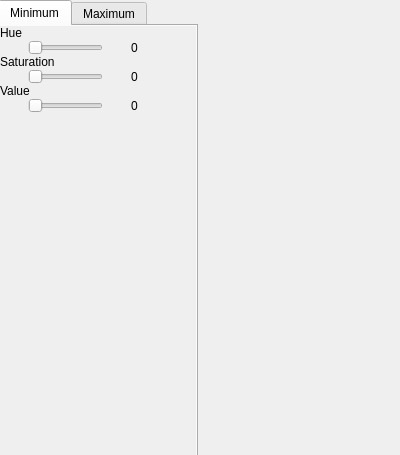
<?xml version="1.0" encoding="UTF-8"?>
<ui version="4.0">
 <class>GradientColorDialog</class>
 <widget class="QDialog" name="GradientColorDialog">
  <property name="geometry">
   <rect>
    <x>0</x>
    <y>0</y>
    <width>400</width>
    <height>455</height>
   </rect>
  </property>
  <property name="windowTitle">
   <string>Dialog</string>
  </property>
  <property name="sizeGripEnabled">
   <bool>false</bool>
  </property>
  <property name="modal">
   <bool>false</bool>
  </property>
  <widget class="QTabWidget" name="tabWidget">
   <property name="geometry">
    <rect>
     <x>-2</x>
     <y>0</y>
     <width>200</width>
     <height>500</height>
    </rect>
   </property>
   <property name="currentIndex">
    <number>0</number>
   </property>
   <widget class="QWidget" name="tab">
    <attribute name="title">
     <string>Minimum</string>
    </attribute>
    <widget class="QScrollArea" name="scrollArea">
     <property name="geometry">
      <rect>
       <x>0</x>
       <y>0</y>
       <width>200</width>
       <height>500</height>
      </rect>
     </property>
     <property name="maximumSize">
      <size>
       <width>200</width>
       <height>16777215</height>
      </size>
     </property>
     <property name="frameShape">
      <enum>QFrame::NoFrame</enum>
     </property>
     <property name="frameShadow">
      <enum>QFrame::Plain</enum>
     </property>
     <property name="widgetResizable">
      <bool>true</bool>
     </property>
     <widget class="QWidget" name="scrollAreaWidgetContents_2">
      <property name="geometry">
       <rect>
        <x>0</x>
        <y>0</y>
        <width>200</width>
        <height>500</height>
       </rect>
      </property>
      <property name="sizePolicy">
       <sizepolicy hsizetype="Expanding" vsizetype="Expanding">
        <horstretch>0</horstretch>
        <verstretch>0</verstretch>
       </sizepolicy>
      </property>
      <widget class="QWidget" name="verticalLayoutWidget_2">
       <property name="geometry">
        <rect>
         <x>0</x>
         <y>0</y>
         <width>211</width>
         <height>436</height>
        </rect>
       </property>
       <layout class="QVBoxLayout" name="verticalLayout_2">
        <property name="spacing">
         <number>0</number>
        </property>
        <item>
         <layout class="QGridLayout" name="gridLayout_3">
          <property name="rightMargin">
           <number>10</number>
          </property>
          <property name="spacing">
           <number>0</number>
          </property>
          <item row="2" column="0">
           <widget class="QLabel" name="label_5">
            <property name="text">
             <string>Saturation</string>
            </property>
           </widget>
          </item>
          <item row="1" column="0">
           <layout class="QHBoxLayout" name="horizontalLayout_4">
            <property name="spacing">
             <number>0</number>
            </property>
            <item>
             <widget class="QSlider" name="_hueSlider_min">
              <property name="sizePolicy">
               <sizepolicy hsizetype="Minimum" vsizetype="Fixed">
                <horstretch>0</horstretch>
                <verstretch>0</verstretch>
               </sizepolicy>
              </property>
              <property name="maximumSize">
               <size>
                <width>75</width>
                <height>16777215</height>
               </size>
              </property>
              <property name="maximum">
               <number>360</number>
              </property>
              <property name="orientation">
               <enum>Qt::Horizontal</enum>
              </property>
             </widget>
            </item>
            <item>
             <widget class="QLabel" name="_hueValue_min">
              <property name="sizePolicy">
               <sizepolicy hsizetype="Minimum" vsizetype="Minimum">
                <horstretch>0</horstretch>
                <verstretch>0</verstretch>
               </sizepolicy>
              </property>
              <property name="maximumSize">
               <size>
                <width>40</width>
                <height>16777215</height>
               </size>
              </property>
              <property name="text">
               <string>0</string>
              </property>
             </widget>
            </item>
           </layout>
          </item>
          <item row="3" column="0">
           <layout class="QHBoxLayout" name="horizontalLayout_5">
            <property name="spacing">
             <number>0</number>
            </property>
            <item>
             <widget class="QSlider" name="_saturationSlider_min">
              <property name="sizePolicy">
               <sizepolicy hsizetype="Minimum" vsizetype="Fixed">
                <horstretch>0</horstretch>
                <verstretch>0</verstretch>
               </sizepolicy>
              </property>
              <property name="maximumSize">
               <size>
                <width>75</width>
                <height>16777215</height>
               </size>
              </property>
              <property name="maximum">
               <number>255</number>
              </property>
              <property name="orientation">
               <enum>Qt::Horizontal</enum>
              </property>
             </widget>
            </item>
            <item>
             <widget class="QLabel" name="_saturationValue_min">
              <property name="sizePolicy">
               <sizepolicy hsizetype="Minimum" vsizetype="Minimum">
                <horstretch>0</horstretch>
                <verstretch>0</verstretch>
               </sizepolicy>
              </property>
              <property name="maximumSize">
               <size>
                <width>40</width>
                <height>16777215</height>
               </size>
              </property>
              <property name="text">
               <string>0</string>
              </property>
             </widget>
            </item>
           </layout>
          </item>
          <item row="4" column="0">
           <widget class="QLabel" name="label_6">
            <property name="text">
             <string>Value</string>
            </property>
           </widget>
          </item>
          <item row="6" column="0">
           <widget class="QFrame" name="_colorFrame_min">
            <property name="sizePolicy">
             <sizepolicy hsizetype="Expanding" vsizetype="Expanding">
              <horstretch>0</horstretch>
              <verstretch>0</verstretch>
             </sizepolicy>
            </property>
            <property name="minimumSize">
             <size>
              <width>25</width>
              <height>300</height>
             </size>
            </property>
            <property name="maximumSize">
             <size>
              <width>200</width>
              <height>16777215</height>
             </size>
            </property>
            <property name="autoFillBackground">
             <bool>true</bool>
            </property>
            <property name="frameShape">
             <enum>QFrame::NoFrame</enum>
            </property>
            <property name="frameShadow">
             <enum>QFrame::Plain</enum>
            </property>
           </widget>
          </item>
          <item row="5" column="0">
           <layout class="QHBoxLayout" name="horizontalLayout_6">
            <property name="spacing">
             <number>0</number>
            </property>
            <property name="bottomMargin">
             <number>7</number>
            </property>
            <item>
             <widget class="QSlider" name="_valueSlider_min">
              <property name="sizePolicy">
               <sizepolicy hsizetype="Minimum" vsizetype="Fixed">
                <horstretch>0</horstretch>
                <verstretch>0</verstretch>
               </sizepolicy>
              </property>
              <property name="maximumSize">
               <size>
                <width>75</width>
                <height>16777215</height>
               </size>
              </property>
              <property name="maximum">
               <number>255</number>
              </property>
              <property name="orientation">
               <enum>Qt::Horizontal</enum>
              </property>
             </widget>
            </item>
            <item>
             <widget class="QLabel" name="_valueValue_min">
              <property name="sizePolicy">
               <sizepolicy hsizetype="Minimum" vsizetype="Minimum">
                <horstretch>0</horstretch>
                <verstretch>0</verstretch>
               </sizepolicy>
              </property>
              <property name="maximumSize">
               <size>
                <width>40</width>
                <height>16777215</height>
               </size>
              </property>
              <property name="text">
               <string>0</string>
              </property>
             </widget>
            </item>
           </layout>
          </item>
          <item row="0" column="0">
           <widget class="QLabel" name="label_4">
            <property name="text">
             <string>Hue</string>
            </property>
           </widget>
          </item>
         </layout>
        </item>
       </layout>
      </widget>
     </widget>
    </widget>
   </widget>
   <widget class="QWidget" name="tab_2">
    <attribute name="title">
     <string>Maximum</string>
    </attribute>
    <widget class="QScrollArea" name="scrollArea_2">
     <property name="geometry">
      <rect>
       <x>0</x>
       <y>0</y>
       <width>200</width>
       <height>500</height>
      </rect>
     </property>
     <property name="maximumSize">
      <size>
       <width>200</width>
       <height>16777215</height>
      </size>
     </property>
     <property name="frameShape">
      <enum>QFrame::NoFrame</enum>
     </property>
     <property name="frameShadow">
      <enum>QFrame::Plain</enum>
     </property>
     <property name="widgetResizable">
      <bool>true</bool>
     </property>
     <widget class="QWidget" name="scrollAreaWidgetContents_3">
      <property name="geometry">
       <rect>
        <x>0</x>
        <y>0</y>
        <width>200</width>
        <height>500</height>
       </rect>
      </property>
      <property name="sizePolicy">
       <sizepolicy hsizetype="Expanding" vsizetype="Expanding">
        <horstretch>0</horstretch>
        <verstretch>0</verstretch>
       </sizepolicy>
      </property>
      <widget class="QWidget" name="verticalLayoutWidget_3">
       <property name="geometry">
        <rect>
         <x>0</x>
         <y>0</y>
         <width>211</width>
         <height>436</height>
        </rect>
       </property>
       <layout class="QVBoxLayout" name="verticalLayout_3">
        <property name="spacing">
         <number>0</number>
        </property>
        <item>
         <layout class="QGridLayout" name="gridLayout_4">
          <property name="rightMargin">
           <number>10</number>
          </property>
          <property name="spacing">
           <number>0</number>
          </property>
          <item row="2" column="0">
           <widget class="QLabel" name="label_7">
            <property name="text">
             <string>Saturation</string>
            </property>
           </widget>
          </item>
          <item row="1" column="0">
           <layout class="QHBoxLayout" name="horizontalLayout_7">
            <property name="spacing">
             <number>0</number>
            </property>
            <item>
             <widget class="QSlider" name="_hueSlider_max">
              <property name="sizePolicy">
               <sizepolicy hsizetype="Minimum" vsizetype="Fixed">
                <horstretch>0</horstretch>
                <verstretch>0</verstretch>
               </sizepolicy>
              </property>
              <property name="maximumSize">
               <size>
                <width>75</width>
                <height>16777215</height>
               </size>
              </property>
              <property name="maximum">
               <number>360</number>
              </property>
              <property name="orientation">
               <enum>Qt::Horizontal</enum>
              </property>
             </widget>
            </item>
            <item>
             <widget class="QLabel" name="_hueValue_max">
              <property name="sizePolicy">
               <sizepolicy hsizetype="Minimum" vsizetype="Minimum">
                <horstretch>0</horstretch>
                <verstretch>0</verstretch>
               </sizepolicy>
              </property>
              <property name="maximumSize">
               <size>
                <width>40</width>
                <height>16777215</height>
               </size>
              </property>
              <property name="text">
               <string>0</string>
              </property>
             </widget>
            </item>
           </layout>
          </item>
          <item row="3" column="0">
           <layout class="QHBoxLayout" name="horizontalLayout_8">
            <property name="spacing">
             <number>0</number>
            </property>
            <item>
             <widget class="QSlider" name="_saturationSlider_max">
              <property name="sizePolicy">
               <sizepolicy hsizetype="Minimum" vsizetype="Fixed">
                <horstretch>0</horstretch>
                <verstretch>0</verstretch>
               </sizepolicy>
              </property>
              <property name="maximumSize">
               <size>
                <width>75</width>
                <height>16777215</height>
               </size>
              </property>
              <property name="maximum">
               <number>255</number>
              </property>
              <property name="orientation">
               <enum>Qt::Horizontal</enum>
              </property>
             </widget>
            </item>
            <item>
             <widget class="QLabel" name="_saturationValue_max">
              <property name="sizePolicy">
               <sizepolicy hsizetype="Minimum" vsizetype="Minimum">
                <horstretch>0</horstretch>
                <verstretch>0</verstretch>
               </sizepolicy>
              </property>
              <property name="maximumSize">
               <size>
                <width>40</width>
                <height>16777215</height>
               </size>
              </property>
              <property name="text">
               <string>0</string>
              </property>
             </widget>
            </item>
           </layout>
          </item>
          <item row="4" column="0">
           <widget class="QLabel" name="label_8">
            <property name="text">
             <string>Value</string>
            </property>
           </widget>
          </item>
          <item row="6" column="0">
           <widget class="QFrame" name="_colorFrame_max">
            <property name="sizePolicy">
             <sizepolicy hsizetype="Expanding" vsizetype="Expanding">
              <horstretch>0</horstretch>
              <verstretch>0</verstretch>
             </sizepolicy>
            </property>
            <property name="minimumSize">
             <size>
              <width>25</width>
              <height>300</height>
             </size>
            </property>
            <property name="maximumSize">
             <size>
              <width>200</width>
              <height>16777215</height>
             </size>
            </property>
            <property name="autoFillBackground">
             <bool>true</bool>
            </property>
            <property name="frameShape">
             <enum>QFrame::NoFrame</enum>
            </property>
            <property name="frameShadow">
             <enum>QFrame::Plain</enum>
            </property>
           </widget>
          </item>
          <item row="5" column="0">
           <layout class="QHBoxLayout" name="horizontalLayout_9">
            <property name="spacing">
             <number>0</number>
            </property>
            <property name="bottomMargin">
             <number>7</number>
            </property>
            <item>
             <widget class="QSlider" name="_valueSlider_max">
              <property name="sizePolicy">
               <sizepolicy hsizetype="Minimum" vsizetype="Fixed">
                <horstretch>0</horstretch>
                <verstretch>0</verstretch>
               </sizepolicy>
              </property>
              <property name="maximumSize">
               <size>
                <width>75</width>
                <height>16777215</height>
               </size>
              </property>
              <property name="maximum">
               <number>255</number>
              </property>
              <property name="orientation">
               <enum>Qt::Horizontal</enum>
              </property>
             </widget>
            </item>
            <item>
             <widget class="QLabel" name="_valueValue_max">
              <property name="sizePolicy">
               <sizepolicy hsizetype="Minimum" vsizetype="Minimum">
                <horstretch>0</horstretch>
                <verstretch>0</verstretch>
               </sizepolicy>
              </property>
              <property name="maximumSize">
               <size>
                <width>40</width>
                <height>16777215</height>
               </size>
              </property>
              <property name="text">
               <string>0</string>
              </property>
             </widget>
            </item>
           </layout>
          </item>
          <item row="0" column="0">
           <widget class="QLabel" name="label_9">
            <property name="text">
             <string>Hue</string>
            </property>
           </widget>
          </item>
         </layout>
        </item>
       </layout>
      </widget>
     </widget>
    </widget>
   </widget>
  </widget>
 </widget>
 <resources/>
 <connections>
  <connection>
   <sender>_hueSlider_min</sender>
   <signal>valueChanged(int)</signal>
   <receiver>_hueValue_min</receiver>
   <slot>setNum(int)</slot>
   <hints>
    <hint type="sourcelabel">
     <x>94</x>
     <y>67</y>
    </hint>
    <hint type="destinationlabel">
     <x>143</x>
     <y>69</y>
    </hint>
   </hints>
  </connection>
  <connection>
   <sender>_saturationSlider_min</sender>
   <signal>valueChanged(int)</signal>
   <receiver>_saturationValue_min</receiver>
   <slot>setNum(int)</slot>
   <hints>
    <hint type="sourcelabel">
     <x>85</x>
     <y>104</y>
    </hint>
    <hint type="destinationlabel">
     <x>141</x>
     <y>116</y>
    </hint>
   </hints>
  </connection>
  <connection>
   <sender>_valueSlider_min</sender>
   <signal>valueChanged(int)</signal>
   <receiver>_valueValue_min</receiver>
   <slot>setNum(int)</slot>
   <hints>
    <hint type="sourcelabel">
     <x>98</x>
     <y>150</y>
    </hint>
    <hint type="destinationlabel">
     <x>136</x>
     <y>158</y>
    </hint>
   </hints>
  </connection>
  <connection>
   <sender>_hueSlider_max</sender>
   <signal>valueChanged(int)</signal>
   <receiver>_hueValue_max</receiver>
   <slot>setNum(int)</slot>
   <hints>
    <hint type="sourcelabel">
     <x>91</x>
     <y>65</y>
    </hint>
    <hint type="destinationlabel">
     <x>140</x>
     <y>72</y>
    </hint>
   </hints>
  </connection>
  <connection>
   <sender>_saturationSlider_max</sender>
   <signal>valueChanged(int)</signal>
   <receiver>_saturationValue_max</receiver>
   <slot>setNum(int)</slot>
   <hints>
    <hint type="sourcelabel">
     <x>91</x>
     <y>114</y>
    </hint>
    <hint type="destinationlabel">
     <x>136</x>
     <y>108</y>
    </hint>
   </hints>
  </connection>
  <connection>
   <sender>_valueSlider_max</sender>
   <signal>valueChanged(int)</signal>
   <receiver>_valueValue_max</receiver>
   <slot>setNum(int)</slot>
   <hints>
    <hint type="sourcelabel">
     <x>86</x>
     <y>152</y>
    </hint>
    <hint type="destinationlabel">
     <x>139</x>
     <y>155</y>
    </hint>
   </hints>
  </connection>
 </connections>
</ui>
